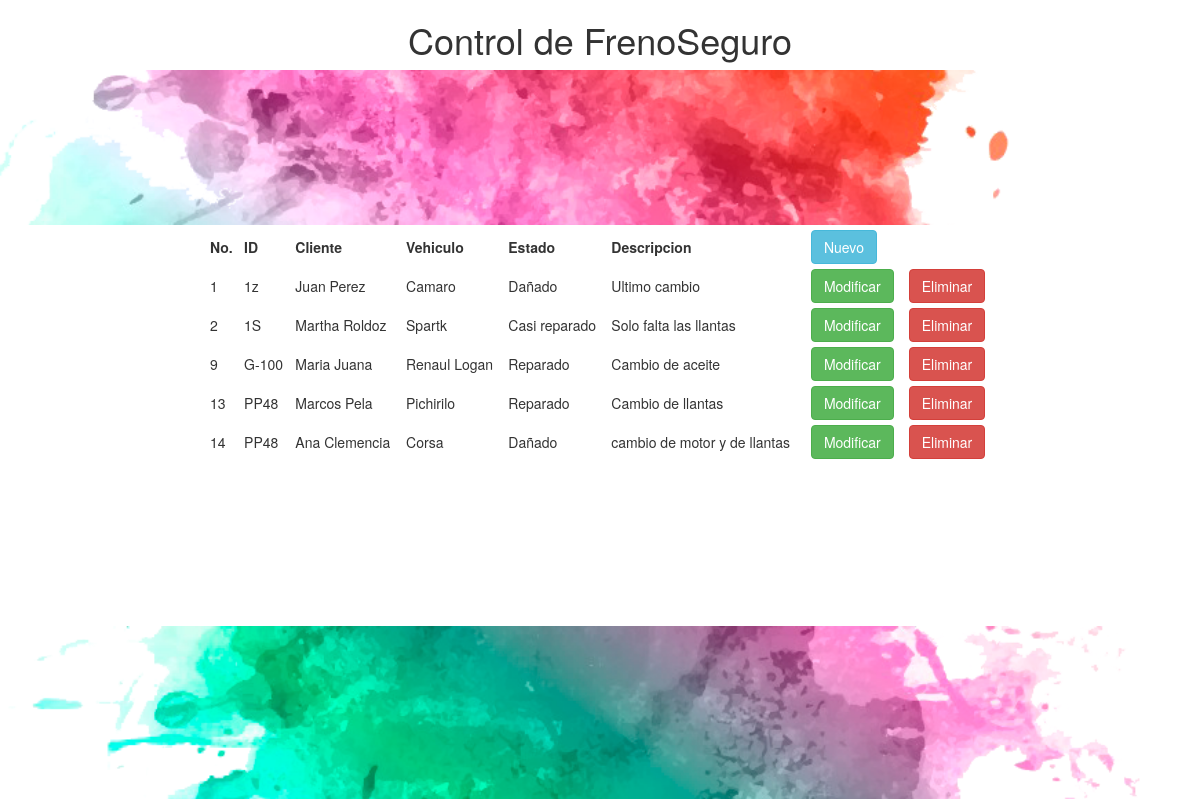
The page / on the database its author committed.
### tables this page shows
CREATE TABLE IF NOT EXISTS `clientes` (
  `no` int(11) NOT NULL AUTO_INCREMENT,
  `id_cliente` varchar(20) NOT NULL,
  `clientenombre` varchar(30) NOT NULL,
  `vehiculo` varchar(30) NOT NULL,
  `estado` varchar(30) NOT NULL,
  `descripcion` text NOT NULL,
  PRIMARY KEY (`no`)
);

### index.php (the view, shortened to what this page needs)
<!DOCTYPE html>
<html>
<head>
<h1 align=center>Control de FrenoSeguro</h1>
<link href="css/bootstrap.css" rel="stylesheet" type="text/css">
</head>
<body>
<div class="todo">
  <div id="cabecera">
  	<img src="images/swirl.png" width="1188" id="img1">
  </div>
  <div id="contenido">
  	<table style="margin: auto; width: 800px; border-collapse: separate; border-spacing: 10px 5px;">
  		<thead>
  			<th>No.</th>
  			<th>ID</th>
  			<th>Cliente</th>
			<th>Vehiculo</th>
			<th>Estado</th>
  			<th>Descripcion</th>
  			<th> <a href="nuevo_prod1.php"> <button type="button" class="btn btn-info">Nuevo</button> </a> </th>
  		</thead>
  		<?php
      $sentencia="SELECT * FROM clientes";
      $resultado=mysql_query($sentencia);
      while($filas=mysql_fetch_assoc($resultado))
      {
        echo "<tr>";
          echo "<td>"; echo $filas['no']; echo "</td>";
          echo "<td>"; echo $filas['id_cliente']; echo "</td>";
          echo "<td>"; echo $filas['clientenombre']; echo "</td>";
	  echo "<td>"; echo $filas['vehiculo'];echo "</td>";
	  echo "<td>"; echo $filas['estado']; echo "</td>";
          echo "<td>"; echo $filas['descripcion']; echo "</td>";
          echo "<td>  <a href='modif_prod1.php?no=".$filas['no']."'> <button type='button' class='btn btn-success'>Modificar</button> </a> </td>";
          echo "<td> <a href='eliminar_prod.php?no=".$filas['no']."''><button type='button' class='btn btn-danger'>Eliminar</button></a> </td>";
        echo "</tr>";
      }
      ?>
  	</table>
  </div>
	<div id="footer">
  		<img src="images/swirl2.png" id="img2">
  	</div>
</div>
</body>
</html>

### css/mycss.css (style rules this page uses)
#cabecera { opacity: 1; text-align: center; }
#contenido { min-height: 401px; }
#img1 { height: 20%; width: 100%; }
#img2 { height: 30%; width: 100%; }

### rows shown on the page
clientes: no "1", id_cliente "1z", clientenombre "Juan Perez", vehiculo "Camaro", estado "Dañado", descripcion "Ultimo cambio"
clientes: no "2", id_cliente "1S", clientenombre "Martha Roldoz", vehiculo "Spartk", estado "Casi reparado", descripcion "Solo falta las llantas"
clientes: no "9", id_cliente "G-100", clientenombre "Maria Juana", vehiculo "Renaul Logan", estado "Reparado", descripcion "Cambio de aceite"
clientes: no "13", id_cliente "PP48", clientenombre "Marcos Pela", vehiculo "Pichirilo", estado "Reparado", descripcion "Cambio de llantas"
clientes: no "14", id_cliente "PP48", clientenombre "Ana Clemencia", vehiculo "Corsa", estado "Dañado", descripcion "cambio de motor y de llantas"
